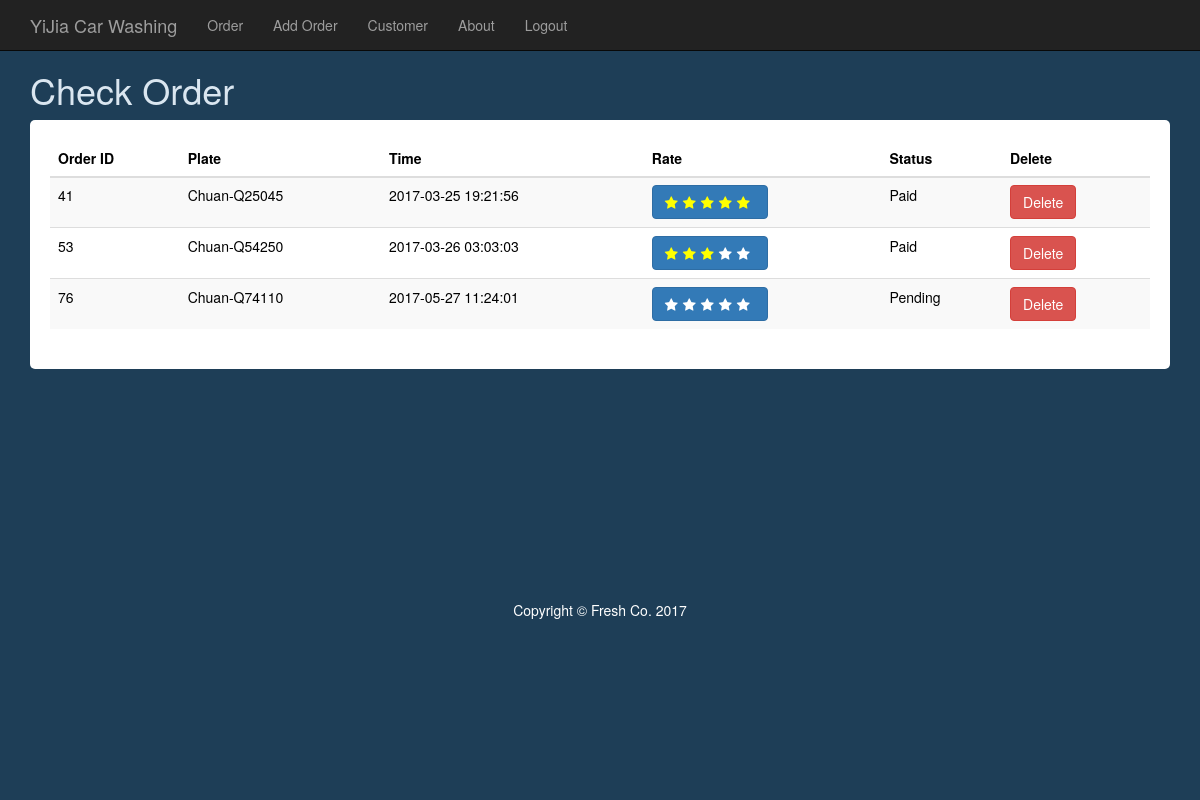
The page /index.php?page=order (signed in) on the database its author committed.
### tables this page shows
CREATE TABLE IF NOT EXISTS `orders` (
  `id` int(10) unsigned NOT NULL,
  `cus_id` int(10) unsigned DEFAULT NULL,
  `Date` date DEFAULT NULL,
  `Time` time DEFAULT NULL,
  `status` int(11) DEFAULT NULL,
  `rate` int(11) NOT NULL
);

CREATE TABLE IF NOT EXISTS `car` (
  `id` int(11) NOT NULL,
  `plate` varchar(50) DEFAULT NULL,
  `brand` varchar(100) DEFAULT NULL,
  `color` varchar(100) DEFAULT NULL,
  `cus_id` int(10) unsigned DEFAULT NULL
);

### inc/db.php (called while the page is built, shortened)
<?php
 class Mysql{
	function __construct(){
		$this->conn=$this->getConn();
	}
	function getConn(){
        $conn =  mysql_connect('localhost','root','') or die("Cannot connect to server".mysql_error());
        return $conn;
    }
	function fetch($result){
        $row = mysql_fetch_array($result);
        return $row;
    }
	function query($sql){
        $res = mysql_query($sql,$this->conn) or die(mysql_error());
		return $res;
	}
}
$mysql = new Mysql();
?>

### app/order.php (the view, shortened to what this page needs)
<div class="container">
    <div class="addorder">
		<h1>Check Order</h1>
    </div>
			<div class="col-sm-12 ordertable">
				<table class="table table table-striped">
					<thead>
						<tr>
				       	 	<th>Order ID</th>
							<th>Plate</th>
							<th>Time</th>
							<th>Rate</th>
							<th>Status</th>
							<th>Delete</th>
					</thead>
				<?php
					$sql_orders = "SELECT o.id,c.plate,CONCAT(Date,' ',Time) AS time,o.status,o.rate FROM orders AS o INNER JOIN order_service AS os ON o.id=os.order_id INNER JOIN car AS c ON c.id=os.car_id WHERE o.cus_id='".$_SESSION['customer_id']."'";
					$result_orders = $mysql->query($sql_orders);
                    if(mysql_num_rows($result_orders)>0){
                        while ($row_orders = $mysql->fetch($result_orders)){
                    ?>
                        <tr>
                         <td><?php echo $row_orders['id']; ?></td>
                         <td><?php echo $row_orders['plate']; ?></td>
                         <td><?php echo $row_orders['time']; ?></td>
                         <td>
                            <button type="button" class="btn btn-primary" id='stars<?php echo $row_orders['id']; ?>'>
                        <?php
                            for($i=0;$i<5;$i++){
                                $star = $row_orders['rate']>$i?'style="color:yellow"':'' ;
                                echo "<i class='fa fa-star stars' $star onclick='changeRate($i,".$row_orders['id'].")' onmouseover='rateStar($i,".$row_orders['id'].")' onmouseout='hideStar($i,".$row_orders['id'].",".$row_orders['rate'].")'></i>";
                            }
                        ?>
                            </button>
                        </td>
                         <td>
                        <?php
                            switch($row_orders['status']){
                                case 1: echo 'Pending';break;
                                case 4: echo 'Paid';break;
                            }
                        ?>
                         </td>
                         <td>
                            <a href ="javascript:if(confirm('Are You Sure to Delete?'))location='index.php?page=order&id=<?php echo $row_orders['id']?>'" class="btn btn-danger">Delete </a>
                         </td>
                        </tr>
                        <?php
                            }
                        }else{
                            echo "<tr><td class='alert-warning'sS colspan=6>No Records</td></tr>";
                        }
                        ?>
				</table>
			</div>
    	</div>

### static/css/frontend.css (style rules this page uses)
div { color:black; }
.addorder { color:#dae6f0; }
.stars { padding-right: 5px; }
.ordertable { padding:20px; background:#fff; border-radius:5px; }

### rows shown on the page
orders: id "41", car.plate "Chuan-Q25045", time "2017-03-25 19:21:56", rate 5 (drawn), shows "Paid"
orders: id "53", car.plate "Chuan-Q54250", time "2017-03-26 03:03:03", rate 3 (drawn), shows "Paid"
orders: id "76", car.plate "Chuan-Q74110", time "2017-05-27 11:24:01", rate 0 (drawn), shows "Pending"
